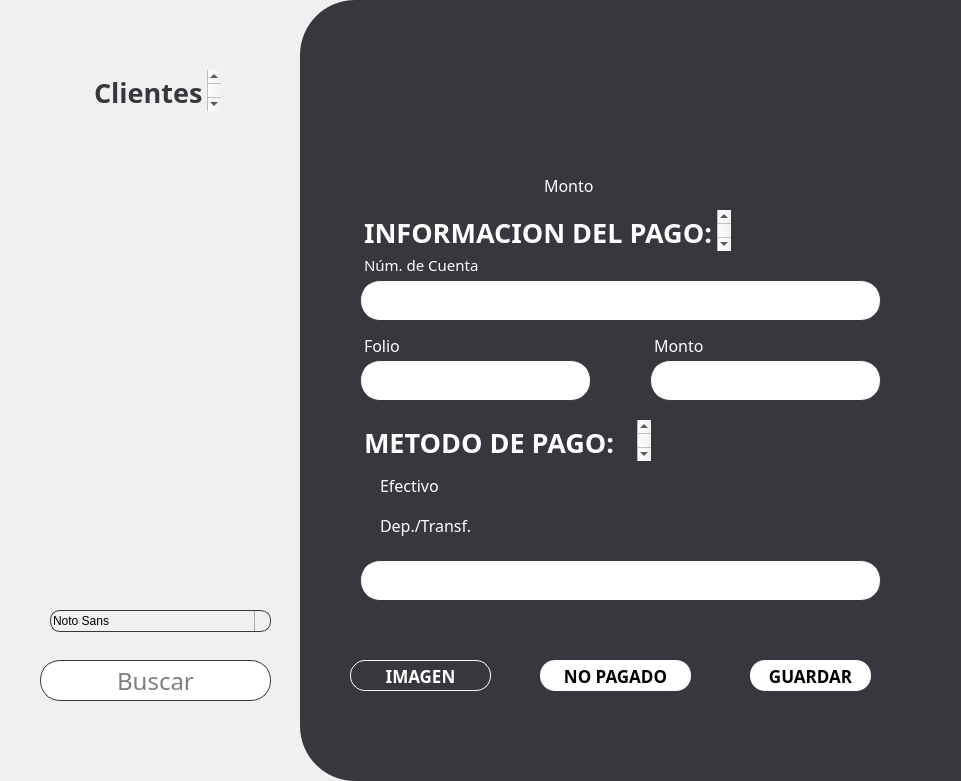
  <widget class="QFrame" name="frame_white">
   <property name="geometry">
    <rect>
     <x>340</x>
     <y>0</y>
     <width>961</width>
     <height>781</height>
    </rect>
   </property>
   <property name="styleSheet">
    <string notr="true">QFrame {
    border: none;       /* Color y grosor del borde */
    border-radius: 55px;          /* Radio de las esquinas */
    background-color: #f0f0f0;    /* Color de fondo */
    margin: 0px;                  /* Margen externo a 0 */
    padding: 0px;                 /* Espaciado interno a 0 */
}

</string>
   </property>
   <property name="frameShape">
    <enum>QFrame::StyledPanel</enum>
   </property>
   <property name="frameShadow">
    <enum>QFrame::Raised</enum>
   </property>
   <widget class="QFrame" name="frame_white_grey">
    <property name="geometry">
     <rect>
      <x>300</x>
      <y>0</y>
      <width>961</width>
      <height>781</height>
     </rect>
    </property>
    <property name="styleSheet">
     <string notr="true">QFrame {
    border: none;       /* Color y grosor del borde */
    border-radius: 55px;          /* Radio de las esquinas */
    background-color: #37373d;    /* Color de fondo */
    margin: 0px;                  /* Margen externo a 0 */
    padding: 0px;                 /* Espaciado interno a 0 */
}

</string>
    </property>
    <property name="frameShape">
     <enum>QFrame::StyledPanel</enum>
    </property>
    <property name="frameShadow">
     <enum>QFrame::Raised</enum>
    </property>
    <widget class="QRadioButton" name="EfectivoOption">
     <property name="geometry">
      <rect>
       <x>60</x>
       <y>470</y>
       <width>141</width>
       <height>31</height>
      </rect>
     </property>
     <property name="font">
      <font>
       <family>Montserrat</family>
       <pointsize>12</pointsize>
      </font>
     </property>
     <property name="styleSheet">
      <string notr="true">QRadioButton{
 background: transparent; 
color: #FFFFFF;
}</string>
     </property>
     <property name="text">
      <string>Efectivo</string>
     </property>
    </widget>
    <widget class="QRadioButton" name="DeptTransfOption">
     <property name="geometry">
      <rect>
       <x>60</x>
       <y>510</y>
       <width>141</width>
       <height>31</height>
      </rect>
     </property>
     <property name="font">
      <font>
       <family>Montserrat</family>
       <pointsize>12</pointsize>
      </font>
     </property>
     <property name="styleSheet">
      <string notr="true">QRadioButton{
 background: transparent; 
color: #FFFFFF;
}</string>
     </property>
     <property name="text">
      <string>Dep./Transf.</string>
     </property>
    </widget>
    <widget class="QPushButton" name="GuardarButton">
     <property name="geometry">
      <rect>
       <x>450</x>
       <y>660</y>
       <width>121</width>
       <height>31</height>
      </rect>
     </property>
     <property name="font">
      <font>
       <family>Montserrat</family>
       <pointsize>13</pointsize>
       <weight>75</weight>
       <bold>true</bold>
      </font>
     </property>
     <property name="styleSheet">
      <string notr="true">QPushButton{
		background: #FFFFFF; 
		 border-radius: 15px; 
}</string>
     </property>
     <property name="text">
      <string>GUARDAR</string>
     </property>
    </widget>
    <widget class="QLineEdit" name="MetodoHolder">
     <property name="geometry">
      <rect>
       <x>60</x>
       <y>560</y>
       <width>521</width>
       <height>41</height>
      </rect>
     </property>
     <property name="font">
      <font>
       <family>Montserrat</family>
       <pointsize>18</pointsize>
      </font>
     </property>
     <property name="layoutDirection">
      <enum>Qt::LeftToRight</enum>
     </property>
     <property name="styleSheet">
      <string notr="true">QLineEdit{
	border: 1px solid  #37373d;
		background: #FFFFFF; 
		 border-radius: 20px; 
}</string>
     </property>
     <property name="inputMask">
      <string/>
     </property>
     <property name="alignment">
      <set>Qt::AlignCenter</set>
     </property>
     <property name="placeholderText">
      <string/>
     </property>
    </widget>
    <widget class="QPushButton" name="NoPagadoButton">
     <property name="geometry">
      <rect>
       <x>240</x>
       <y>660</y>
       <width>151</width>
       <height>31</height>
      </rect>
     </property>
     <property name="font">
      <font>
       <family>Montserrat</family>
       <pointsize>13</pointsize>
       <weight>75</weight>
       <bold>true</bold>
      </font>
     </property>
     <property name="styleSheet">
      <string notr="true">QPushButton{
		background: #FFFFFF; 
		 border-radius: 15px; 
}</string>
     </property>
     <property name="text">
      <string>NO PAGADO</string>
     </property>
    </widget>
    <widget class="QPushButton" name="ImagenButton">
     <property name="geometry">
      <rect>
       <x>50</x>
       <y>660</y>
       <width>141</width>
       <height>31</height>
      </rect>
     </property>
     <property name="font">
      <font>
       <family>Montserrat</family>
       <pointsize>13</pointsize>
       <weight>75</weight>
       <bold>true</bold>
      </font>
     </property>
     <property name="styleSheet">
      <string notr="true">QPushButton{
    background: transparent;  /* Quitar el fondo */
	color: #FFFFFF;
	border: 1px solid  #FFFFFF;
		background: transparent; 
		 border-radius: 15px; 
}</string>
     </property>
     <property name="text">
      <string>IMAGEN</string>
     </property>
    </widget>
    <widget class="QTextBrowser" name="MetodoPago">
     <property name="geometry">
      <rect>
       <x>60</x>
       <y>420</y>
       <width>291</width>
       <height>41</height>
      </rect>
     </property>
     <property name="sizePolicy">
      <sizepolicy hsizetype="Expanding" vsizetype="Expanding">
       <horstretch>0</horstretch>
       <verstretch>0</verstretch>
      </sizepolicy>
     </property>
     <property name="font">
      <font>
       <family>Montserrat</family>
      </font>
     </property>
     <property name="toolTipDuration">
      <number>-1</number>
     </property>
     <property name="autoFillBackground">
      <bool>false</bool>
     </property>
     <property name="styleSheet">
      <string notr="true">QTextBrowser {
    background: transparent;  /* Quitar el fondo */
	color:#FFFFFF;
    border: none;             /* Quitar el borde */
	margin: 0;                /* Eliminar márgenes */
}</string>
     </property>
     <property name="html">
      <string>&lt;!DOCTYPE HTML PUBLIC &quot;-//W3C//DTD HTML 4.0//EN&quot; &quot;http://www.w3.org/TR/REC-html40/strict.dtd&quot;&gt;
&lt;html&gt;&lt;head&gt;&lt;meta name=&quot;qrichtext&quot; content=&quot;1&quot; /&gt;&lt;style type=&quot;text/css&quot;&gt;
p, li { white-space: pre-wrap; }
&lt;/style&gt;&lt;/head&gt;&lt;body style=&quot; font-family:'Montserrat'; font-size:8.25pt; font-weight:400; font-style:normal;&quot;&gt;
&lt;p style=&quot; margin-top:0px; margin-bottom:0px; margin-left:0px; margin-right:0px; -qt-block-indent:0; text-indent:0px;&quot;&gt;&lt;span style=&quot; font-family:'MS Shell Dlg 2'; font-size:20pt; font-weight:600;&quot;&gt;METODO DE PAGO:&lt;/span&gt;&lt;/p&gt;&lt;/body&gt;&lt;/html&gt;</string>
     </property>
    </widget>
    <widget class="QTextBrowser" name="InfoPago">
     <property name="geometry">
      <rect>
       <x>60</x>
       <y>210</y>
       <width>371</width>
       <height>41</height>
      </rect>
     </property>
     <property name="sizePolicy">
      <sizepolicy hsizetype="Expanding" vsizetype="Expanding">
       <horstretch>0</horstretch>
       <verstretch>0</verstretch>
      </sizepolicy>
     </property>
     <property name="font">
      <font>
       <family>Montserrat</family>
      </font>
     </property>
     <property name="toolTipDuration">
      <number>-1</number>
     </property>
     <property name="autoFillBackground">
      <bool>false</bool>
     </property>
     <property name="styleSheet">
      <string notr="true">QTextBrowser {
    background: transparent;  /* Quitar el fondo */
	color:#FFFFFF;
    border: none;             /* Quitar el borde */
	margin: 0;                /* Eliminar márgenes */
}</string>
     </property>
     <property name="html">
      <string>&lt;!DOCTYPE HTML PUBLIC &quot;-//W3C//DTD HTML 4.0//EN&quot; &quot;http://www.w3.org/TR/REC-html40/strict.dtd&quot;&gt;
&lt;html&gt;&lt;head&gt;&lt;meta name=&quot;qrichtext&quot; content=&quot;1&quot; /&gt;&lt;style type=&quot;text/css&quot;&gt;
p, li { white-space: pre-wrap; }
&lt;/style&gt;&lt;/head&gt;&lt;body style=&quot; font-family:'Montserrat'; font-size:8.25pt; font-weight:400; font-style:normal;&quot;&gt;
&lt;p style=&quot; margin-top:0px; margin-bottom:0px; margin-left:0px; margin-right:0px; -qt-block-indent:0; text-indent:0px;&quot;&gt;&lt;span style=&quot; font-family:'MS Shell Dlg 2'; font-size:20pt; font-weight:600;&quot;&gt;INFORMACION DEL PAGO:&lt;/span&gt;&lt;/p&gt;&lt;/body&gt;&lt;/html&gt;</string>
     </property>
    </widget>
    <widget class="QLineEdit" name="NumCuentaHolder">
     <property name="geometry">
      <rect>
       <x>60</x>
       <y>280</y>
       <width>521</width>
       <height>41</height>
      </rect>
     </property>
     <property name="font">
      <font>
       <family>Montserrat</family>
       <pointsize>18</pointsize>
      </font>
     </property>
     <property name="layoutDirection">
      <enum>Qt::LeftToRight</enum>
     </property>
     <property name="styleSheet">
      <string notr="true">QLineEdit{
	border: 1px solid  #37373d;
		background: #FFFFFF; 
		 border-radius: 20px; 
}</string>
     </property>
     <property name="inputMask">
      <string/>
     </property>
     <property name="alignment">
      <set>Qt::AlignCenter</set>
     </property>
     <property name="placeholderText">
      <string/>
     </property>
    </widget>
    <widget class="QTextBrowser" name="NumCuenta">
     <property name="geometry">
      <rect>
       <x>60</x>
       <y>250</y>
       <width>291</width>
       <height>41</height>
      </rect>
     </property>
     <property name="sizePolicy">
      <sizepolicy hsizetype="Expanding" vsizetype="Expanding">
       <horstretch>0</horstretch>
       <verstretch>0</verstretch>
      </sizepolicy>
     </property>
     <property name="font">
      <font>
       <family>Montserrat</family>
       <pointsize>5</pointsize>
      </font>
     </property>
     <property name="toolTipDuration">
      <number>-1</number>
     </property>
     <property name="autoFillBackground">
      <bool>false</bool>
     </property>
     <property name="styleSheet">
      <string notr="true">QTextBrowser {
    background: transparent;  /* Quitar el fondo */
	color:#FFFFFF;
    border: none;             /* Quitar el borde */
	margin: 0;                /* Eliminar márgenes */
}</string>
     </property>
     <property name="html">
      <string>&lt;!DOCTYPE HTML PUBLIC &quot;-//W3C//DTD HTML 4.0//EN&quot; &quot;http://www.w3.org/TR/REC-html40/strict.dtd&quot;&gt;
&lt;html&gt;&lt;head&gt;&lt;meta name=&quot;qrichtext&quot; content=&quot;1&quot; /&gt;&lt;style type=&quot;text/css&quot;&gt;
p, li { white-space: pre-wrap; }
&lt;/style&gt;&lt;/head&gt;&lt;body style=&quot; font-family:'Montserrat'; font-size:5pt; font-weight:400; font-style:normal;&quot;&gt;
&lt;p style=&quot; margin-top:0px; margin-bottom:0px; margin-left:0px; margin-right:0px; -qt-block-indent:0; text-indent:0px;&quot;&gt;&lt;span style=&quot; font-size:11pt;&quot;&gt;Núm. de Cuenta&lt;/span&gt;&lt;/p&gt;&lt;/body&gt;&lt;/html&gt;</string>
     </property>
    </widget>
    <widget class="QLineEdit" name="FolioHolder">
     <property name="geometry">
      <rect>
       <x>60</x>
       <y>360</y>
       <width>231</width>
       <height>41</height>
      </rect>
     </property>
     <property name="font">
      <font>
       <family>Montserrat</family>
       <pointsize>18</pointsize>
      </font>
     </property>
     <property name="layoutDirection">
      <enum>Qt::LeftToRight</enum>
     </property>
     <property name="styleSheet">
      <string notr="true">QLineEdit{
	border: 1px solid  #37373d;
		background: #FFFFFF; 
		 border-radius: 20px; 
}</string>
     </property>
     <property name="inputMask">
      <string/>
     </property>
     <property name="alignment">
      <set>Qt::AlignCenter</set>
     </property>
     <property name="placeholderText">
      <string/>
     </property>
    </widget>
    <widget class="QTextBrowser" name="Folio">
     <property name="geometry">
      <rect>
       <x>60</x>
       <y>330</y>
       <width>201</width>
       <height>41</height>
      </rect>
     </property>
     <property name="sizePolicy">
      <sizepolicy hsizetype="Expanding" vsizetype="Expanding">
       <horstretch>0</horstretch>
       <verstretch>0</verstretch>
      </sizepolicy>
     </property>
     <property name="font">
      <font>
       <family>Montserrat</family>
       <pointsize>5</pointsize>
      </font>
     </property>
     <property name="toolTipDuration">
      <number>-1</number>
     </property>
     <property name="autoFillBackground">
      <bool>false</bool>
     </property>
     <property name="styleSheet">
      <string notr="true">QTextBrowser {
    background: transparent;  /* Quitar el fondo */
	color:#FFFFFF;
    border: none;             /* Quitar el borde */
	margin: 0;                /* Eliminar márgenes */
}</string>
     </property>
     <property name="html">
      <string>&lt;!DOCTYPE HTML PUBLIC &quot;-//W3C//DTD HTML 4.0//EN&quot; &quot;http://www.w3.org/TR/REC-html40/strict.dtd&quot;&gt;
&lt;html&gt;&lt;head&gt;&lt;meta name=&quot;qrichtext&quot; content=&quot;1&quot; /&gt;&lt;style type=&quot;text/css&quot;&gt;
p, li { white-space: pre-wrap; }
&lt;/style&gt;&lt;/head&gt;&lt;body style=&quot; font-family:'Montserrat'; font-size:5pt; font-weight:400; font-style:normal;&quot;&gt;
&lt;p style=&quot; margin-top:0px; margin-bottom:0px; margin-left:0px; margin-right:0px; -qt-block-indent:0; text-indent:0px;&quot;&gt;&lt;span style=&quot; font-size:12pt;&quot;&gt;Folio&lt;/span&gt;&lt;/p&gt;&lt;/body&gt;&lt;/html&gt;</string>
     </property>
    </widget>
    <widget class="QTextBrowser" name="MontoText_2">
     <property name="geometry">
      <rect>
       <x>350</x>
       <y>330</y>
       <width>201</width>
       <height>41</height>
      </rect>
     </property>
     <property name="sizePolicy">
      <sizepolicy hsizetype="Expanding" vsizetype="Expanding">
       <horstretch>0</horstretch>
       <verstretch>0</verstretch>
      </sizepolicy>
     </property>
     <property name="font">
      <font>
       <family>Montserrat</family>
       <pointsize>5</pointsize>
      </font>
     </property>
     <property name="toolTipDuration">
      <number>-1</number>
     </property>
     <property name="autoFillBackground">
      <bool>false</bool>
     </property>
     <property name="styleSheet">
      <string notr="true">QTextBrowser {
    background: transparent;  /* Quitar el fondo */
	color:#FFFFFF;
    border: none;             /* Quitar el borde */
	margin: 0;                /* Eliminar márgenes */
}</string>
     </property>
     <property name="html">
      <string>&lt;!DOCTYPE HTML PUBLIC &quot;-//W3C//DTD HTML 4.0//EN&quot; &quot;http://www.w3.org/TR/REC-html40/strict.dtd&quot;&gt;
&lt;html&gt;&lt;head&gt;&lt;meta name=&quot;qrichtext&quot; content=&quot;1&quot; /&gt;&lt;style type=&quot;text/css&quot;&gt;
p, li { white-space: pre-wrap; }
&lt;/style&gt;&lt;/head&gt;&lt;body style=&quot; font-family:'Montserrat'; font-size:5pt; font-weight:400; font-style:normal;&quot;&gt;
&lt;p style=&quot; margin-top:0px; margin-bottom:0px; margin-left:0px; margin-right:0px; -qt-block-indent:0; text-indent:0px;&quot;&gt;&lt;span style=&quot; font-size:12pt;&quot;&gt;Monto&lt;/span&gt;&lt;/p&gt;&lt;/body&gt;&lt;/html&gt;</string>
     </property>
    </widget>
    <widget class="QLineEdit" name="MontoHolder">
     <property name="geometry">
      <rect>
       <x>350</x>
       <y>360</y>
       <width>231</width>
       <height>41</height>
      </rect>
     </property>
     <property name="font">
      <font>
       <family>Montserrat</family>
       <pointsize>18</pointsize>
      </font>
     </property>
     <property name="layoutDirection">
      <enum>Qt::LeftToRight</enum>
     </property>
     <property name="styleSheet">
      <string notr="true">QLineEdit{
	border: 1px solid  #37373d;
		background: #FFFFFF; 
		 border-radius: 20px; 
}</string>
     </property>
     <property name="inputMask">
      <string/>
     </property>
     <property name="alignment">
      <set>Qt::AlignCenter</set>
     </property>
     <property name="placeholderText">
      <string/>
     </property>
    </widget>
    <widget class="QTextBrowser" name="Adeudo">
     <property name="geometry">
      <rect>
       <x>60</x>
       <y>150</y>
       <width>181</width>
       <height>41</height>
      </rect>
     </property>
     <property name="sizePolicy">
      <sizepolicy hsizetype="Expanding" vsizetype="Expanding">
       <horstretch>0</horstretch>
       <verstretch>0</verstretch>
      </sizepolicy>
     </property>
     <property name="font">
      <font>
       <family>Montserrat</family>
       <pointsize>5</pointsize>
      </font>
     </property>
     <property name="toolTipDuration">
      <number>-1</number>
     </property>
     <property name="autoFillBackground">
      <bool>false</bool>
     </property>
     <property name="styleSheet">
      <string notr="true">QTextBrowser {
    background: transparent;  /* Quitar el fondo */
	color:#FFFFFF;
    border: none;             /* Quitar el borde */
	margin: 0;                /* Eliminar márgenes */
}</string>
     </property>
     <property name="html">
      <string>&lt;!DOCTYPE HTML PUBLIC &quot;-//W3C//DTD HTML 4.0//EN&quot; &quot;http://www.w3.org/TR/REC-html40/strict.dtd&quot;&gt;
&lt;html&gt;&lt;head&gt;&lt;meta name=&quot;qrichtext&quot; content=&quot;1&quot; /&gt;&lt;style type=&quot;text/css&quot;&gt;
p, li { white-space: pre-wrap; }
&lt;/style&gt;&lt;/head&gt;&lt;body style=&quot; font-family:'Montserrat'; font-size:5pt; font-weight:400; font-style:normal;&quot;&gt;
&lt;p style=&quot;-qt-paragraph-type:empty; margin-top:0px; margin-bottom:0px; margin-left:0px; margin-right:0px; -qt-block-indent:0; text-indent:0px;&quot;&gt;&lt;br /&gt;&lt;/p&gt;&lt;/body&gt;&lt;/html&gt;</string>
     </property>
    </widget>
    <widget class="QTextBrowser" name="MontoText">
     <property name="geometry">
      <rect>
       <x>240</x>
       <y>170</y>
       <width>81</width>
       <height>41</height>
      </rect>
     </property>
     <property name="sizePolicy">
      <sizepolicy hsizetype="Expanding" vsizetype="Expanding">
       <horstretch>0</horstretch>
       <verstretch>0</verstretch>
      </sizepolicy>
     </property>
     <property name="font">
      <font>
       <family>Montserrat</family>
       <pointsize>5</pointsize>
      </font>
     </property>
     <property name="toolTipDuration">
      <number>-1</number>
     </property>
     <property name="autoFillBackground">
      <bool>false</bool>
     </property>
     <property name="styleSheet">
      <string notr="true">QTextBrowser {
    background: transparent;  /* Quitar el fondo */
	color:#FFFFFF;
    border: none;             /* Quitar el borde */
	margin: 0;                /* Eliminar márgenes */
}</string>
     </property>
     <property name="html">
      <string>&lt;!DOCTYPE HTML PUBLIC &quot;-//W3C//DTD HTML 4.0//EN&quot; &quot;http://www.w3.org/TR/REC-html40/strict.dtd&quot;&gt;
&lt;html&gt;&lt;head&gt;&lt;meta name=&quot;qrichtext&quot; content=&quot;1&quot; /&gt;&lt;style type=&quot;text/css&quot;&gt;
p, li { white-space: pre-wrap; }
&lt;/style&gt;&lt;/head&gt;&lt;body style=&quot; font-family:'Montserrat'; font-size:5pt; font-weight:400; font-style:normal;&quot;&gt;
&lt;p style=&quot; margin-top:0px; margin-bottom:0px; margin-left:0px; margin-right:0px; -qt-block-indent:0; text-indent:0px;&quot;&gt;&lt;span style=&quot; font-size:12pt;&quot;&gt;Monto&lt;/span&gt;&lt;/p&gt;&lt;/body&gt;&lt;/html&gt;</string>
     </property>
    </widget>
    <widget class="QTextBrowser" name="Adeudo_2">
     <property name="geometry">
      <rect>
       <x>60</x>
       <y>70</y>
       <width>331</width>
       <height>61</height>
      </rect>
     </property>
     <property name="sizePolicy">
      <sizepolicy hsizetype="Expanding" vsizetype="Expanding">
       <horstretch>0</horstretch>
       <verstretch>0</verstretch>
      </sizepolicy>
     </property>
     <property name="font">
      <font>
       <family>Montserrat</family>
       <pointsize>5</pointsize>
       <weight>50</weight>
       <bold>false</bold>
      </font>
     </property>
     <property name="toolTipDuration">
      <number>-1</number>
     </property>
     <property name="autoFillBackground">
      <bool>false</bool>
     </property>
     <property name="styleSheet">
      <string notr="true">QTextBrowser {
    background: transparent;  /* Quitar el fondo */
	color:#FFFFFF;
    border: none;             /* Quitar el borde */
	margin: 0;                /* Eliminar márgenes */
}</string>
     </property>
     <property name="html">
      <string>&lt;!DOCTYPE HTML PUBLIC &quot;-//W3C//DTD HTML 4.0//EN&quot; &quot;http://www.w3.org/TR/REC-html40/strict.dtd&quot;&gt;
&lt;html&gt;&lt;head&gt;&lt;meta name=&quot;qrichtext&quot; content=&quot;1&quot; /&gt;&lt;style type=&quot;text/css&quot;&gt;
p, li { white-space: pre-wrap; }
&lt;/style&gt;&lt;/head&gt;&lt;body style=&quot; font-family:'Montserrat'; font-size:5pt; font-weight:400; font-style:normal;&quot;&gt;
&lt;p style=&quot;-qt-paragraph-type:empty; margin-top:0px; margin-bottom:0px; margin-left:0px; margin-right:0px; -qt-block-indent:0; text-indent:0px;&quot;&gt;&lt;br /&gt;&lt;/p&gt;&lt;/body&gt;&lt;/html&gt;</string>
     </property>
    </widget>
   </widget>
   <widget class="QTextBrowser" name="Clientes">
    <property name="geometry">
     <rect>
      <x>90</x>
      <y>70</y>
      <width>131</width>
      <height>41</height>
     </rect>
    </property>
    <property name="sizePolicy">
     <sizepolicy hsizetype="Expanding" vsizetype="Expanding">
      <horstretch>0</horstretch>
      <verstretch>0</verstretch>
     </sizepolicy>
    </property>
    <property name="font">
     <font>
      <family>Montserrat</family>
     </font>
    </property>
    <property name="toolTipDuration">
     <number>-1</number>
    </property>
    <property name="autoFillBackground">
     <bool>false</bool>
    </property>
    <property name="styleSheet">
     <string notr="true">QTextBrowser {
    background: transparent;  /* Quitar el fondo */
	color:#37373d;
    border: none;             /* Quitar el borde */
	margin: 0;                /* Eliminar márgenes */
}</string>
    </property>
    <property name="html">
     <string>&lt;!DOCTYPE HTML PUBLIC &quot;-//W3C//DTD HTML 4.0//EN&quot; &quot;http://www.w3.org/TR/REC-html40/strict.dtd&quot;&gt;
&lt;html&gt;&lt;head&gt;&lt;meta name=&quot;qrichtext&quot; content=&quot;1&quot; /&gt;&lt;style type=&quot;text/css&quot;&gt;
p, li { white-space: pre-wrap; }
&lt;/style&gt;&lt;/head&gt;&lt;body style=&quot; font-family:'Montserrat'; font-size:8.25pt; font-weight:400; font-style:normal;&quot;&gt;
&lt;p style=&quot; margin-top:0px; margin-bottom:0px; margin-left:0px; margin-right:0px; -qt-block-indent:0; text-indent:0px;&quot;&gt;&lt;span style=&quot; font-family:'MS Shell Dlg 2'; font-size:20pt; font-weight:600;&quot;&gt;Clientes&lt;/span&gt;&lt;/p&gt;&lt;/body&gt;&lt;/html&gt;</string>
    </property>
   </widget>
   <widget class="QListView" name="listViewClients">
    <property name="geometry">
     <rect>
      <x>40</x>
      <y>141</y>
      <width>221</width>
      <height>411</height>
     </rect>
    </property>
    <property name="font">
     <font>
      <family>Montserrat</family>
      <pointsize>16</pointsize>
     </font>
    </property>
   </widget>
   <widget class="QLineEdit" name="lineEdit">
    <property name="geometry">
     <rect>
      <x>40</x>
      <y>660</y>
      <width>231</width>
      <height>41</height>
     </rect>
    </property>
    <property name="font">
     <font>
      <family>Montserrat</family>
      <pointsize>18</pointsize>
     </font>
    </property>
    <property name="layoutDirection">
     <enum>Qt::LeftToRight</enum>
    </property>
    <property name="styleSheet">
     <string notr="true">QLineEdit{
	border: 1px solid  #37373d;
		background: #FFFFFF; 
		 border-radius: 20px; 
}</string>
    </property>
    <property name="inputMask">
     <string/>
    </property>
    <property name="alignment">
     <set>Qt::AlignCenter</set>
    </property>
    <property name="placeholderText">
     <string>Buscar</string>
    </property>
   </widget>
   <widget class="QFontComboBox" name="Filtro">
    <property name="geometry">
     <rect>
      <x>50</x>
      <y>610</y>
      <width>221</width>
      <height>22</height>
     </rect>
    </property>
    <property name="font">
     <font>
      <family>Montserrat</family>
      <pointsize>14</pointsize>
     </font>
    </property>
    <property name="styleSheet">
     <string notr="true">QFontComboBox{
	border: 1px solid #37373d;
	border-radius: 10px;
	background: transparent;
}
QComboBox::drop-down {
    subcontrol-origin: padding;
    subcontrol-position: top right;
    width: 15px;
    border-left-width: 1px;
    border-left-color: darkgray;
    border-left-style: solid;
    border-top-right-radius: 3px;
    border-bottom-right-radius: 3px;
    background: transparent;  /* Fondo transparente */
}

QComboBox::down-arrow {
    image: url(none); /* Borra cualquier imagen personalizada */
    width: 10px;  /* Tamaño predeterminado de la flecha */
    height: 10px;
}

QComboBox::down-arrow {
    image: url(:/qt-project.org/styles/commonstyle/images/arrow-down-16.png);  /* Restaura la flecha predeterminada */
}</string>
    </property>
    <property name="currentText">
     <string/>
    </property>
    <property name="currentFont">
     <font>
      <family>Montserrat</family>
      <pointsize>14</pointsize>
      <weight>50</weight>
      <bold>false</bold>
     </font>
    </property>
   </widget>
  </widget>
